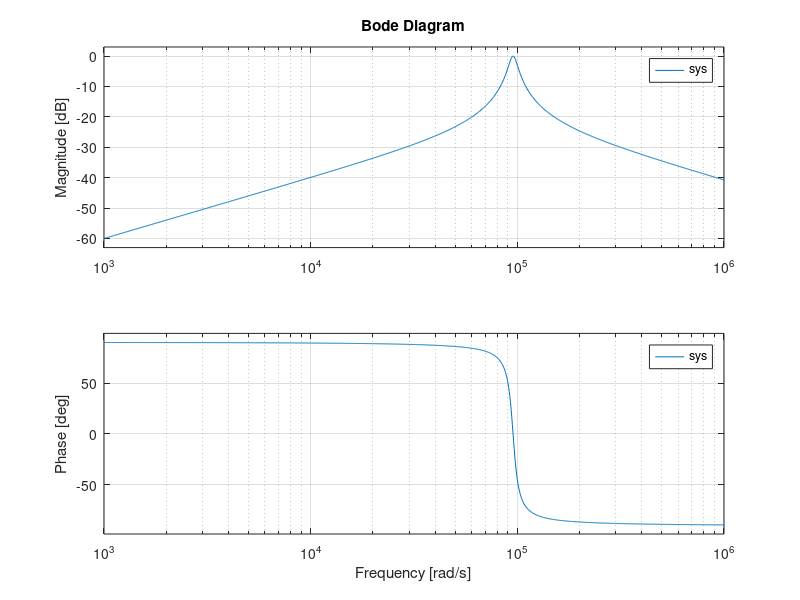
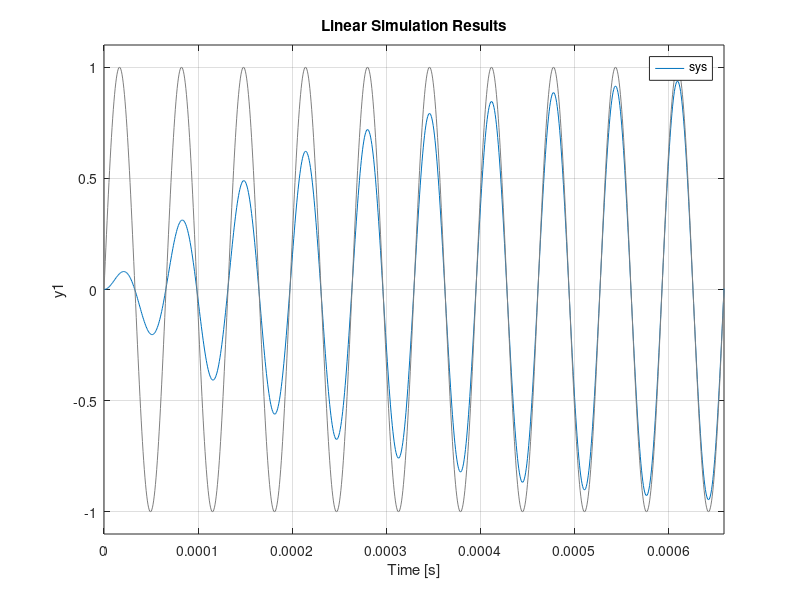

The MATLAB script that drew these images, in order:
R= 100;
L= 11e-3;
C=10e-9;

%Define transfer function 
%Numerator coefficients 
num = [R/L, 0];
den = [1, R/L, 1/(L*C)];

%Transfer function model 
sys= tf(num,den);

%plot frequency response( magnitude and phase)
bode(sys);
grid on;

% This will return magnitude(mag), phase(pha), and frequencies(w) of the system's frequency 
%response.
[mag, pha, w]= bode(sys);
% x=readtable('rlcss_scope.csv');

% figure(2);

% subplot(2,1,1), semilogx(w, 20*log10(mag)), grid on;
% xlabel('Frequency [rad/s]'), ylabel('Magnitude Response [dB]');
% hold on;
% plot(2*pi*x(:,1), 20*log10(x(:,2))) 
% legend({'model', 'data'})

% subplot(2,1,2), semilogx(w, pha), grid on;
% xlabel('Frequency [rad/s]'), ylabel('Phase Response [deg]');
% hold on;
% plot(2*pi*x(:,1), x(:,3))

figure;

f0 = 1/(2*pi*sqrt(L*C));  % resonant frequency
t = [0:0.01/f0:10/f0];    % time array
x = sin(2*pi*f0*t);       % sinusoid input
lsim(sys, x, t);         % plot system response for input x